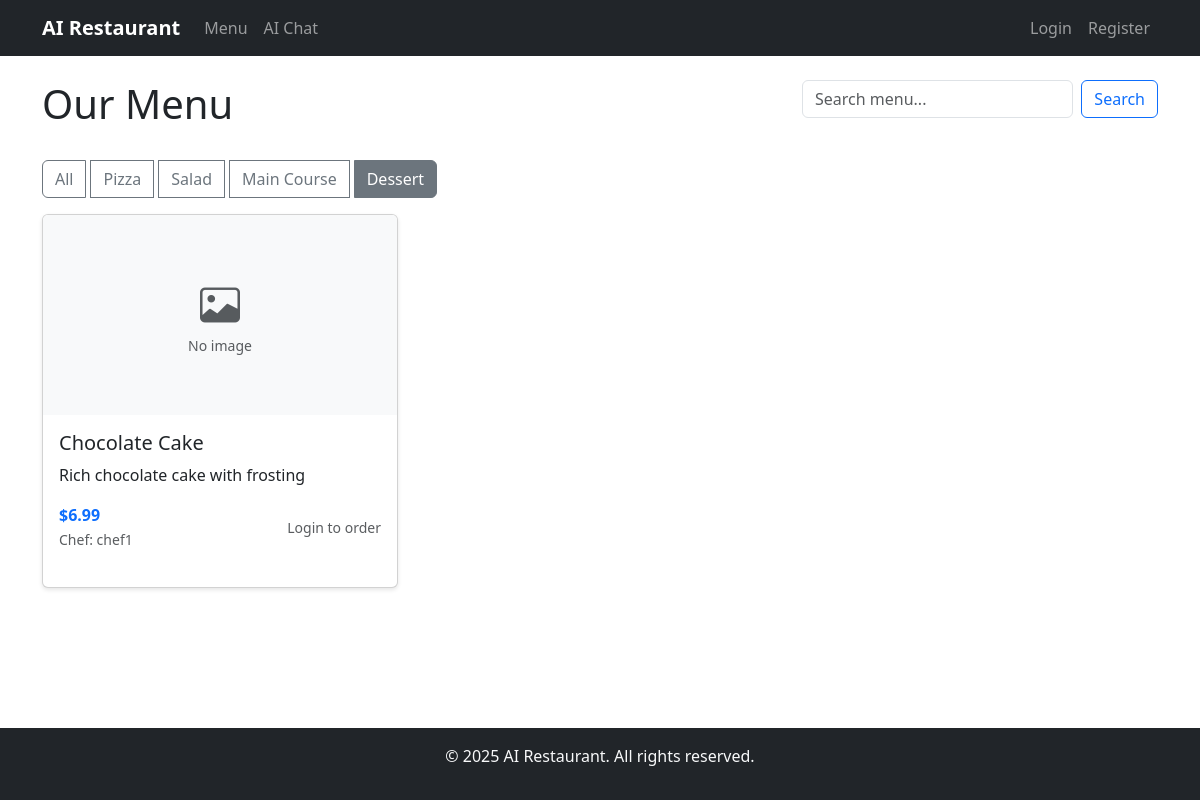
Screenshot of /?category=Dessert with the database file from the repository.
### Online_Restaurant/models.py (models this page shows, shortened)
class Menu(db.Model):
    __tablename__ = 'menu'
    id = db.Column(db.Integer, primary_key=True)
    name = db.Column(db.String(100), nullable=False)
    description = db.Column(db.Text)
    price = db.Column(db.Float, nullable=False)
    image_path = db.Column(db.String(255))
    chef_id = db.Column(db.Integer, db.ForeignKey('users.id'), nullable=True)
    category = db.Column(db.String(50))
    is_available = db.Column(db.Boolean, default=True)
    created_at = db.Column(db.DateTime, default=datetime.utcnow)
    order_items = db.relationship('OrderItem', backref='menu_item', lazy='dynamic')
    ratings = db.relationship('Rating', backref='menu_item', lazy='dynamic')
    def average_rating(self):
        ratings = self.ratings.all()
        if not ratings:
            return 0.0
        return sum(r.rating for r in ratings) / len(ratings)

class User(UserMixin, db.Model):
    __tablename__ = 'users'
    id = db.Column(db.Integer, primary_key=True)
    username = db.Column(db.String(80), unique=True, nullable=False, index=True)
    email = db.Column(db.String(120), unique=True, nullable=False)
    password_hash = db.Column(db.String(255), nullable=False)
    role = db.Column(db.String(20), nullable=False, default='Visitor')  # Visitor, Customer, VIP, Chef, DeliveryPerson, Manager
    balance = db.Column(db.Float, default=0.0)
    salary = db.Column(db.Float, default=0.0)  # For employees
    created_at = db.Column(db.DateTime, default=datetime.utcnow)
    is_active = db.Column(db.Boolean, default=True)
    orders_placed = db.relationship('Order', foreign_keys='Order.customer_id', backref='customer', lazy='dynamic')
    orders_delivered = db.relationship('Order', foreign_keys='Order.delivery_person_id', backref='delivery_person', lazy='dynamic')
    complaints_filed = db.relationship('Complaint', foreign_keys='Complaint.filed_by_id', backref='filer', lazy='dynamic')
    complaints_received = db.relationship('Complaint', foreign_keys='Complaint.filed_against_id', backref='target', lazy='dynamic')
    compliments_filed = db.relationship('Compliment', foreign_keys='Compliment.filed_by_id', backref='filer', lazy='dynamic')
    compliments_received = db.relationship('Compliment', foreign_keys='Compliment.filed_against_id', backref='target', lazy='dynamic')
    warnings = db.relationship('Warning', backref='user', lazy='dynamic')
    ratings_given = db.relationship('Rating', foreign_keys='Rating.customer_id', lazy='dynamic')
    menu_items = db.relationship('Menu', backref='chef', lazy='dynamic')

### Online_Restaurant/app.py (the view, shortened to what this page needs)
@app.route('/')
def index():
    search = request.args.get('search', '')
    category = request.args.get('category', '')
    query = Menu.query.filter_by(is_available=True)
    if search:
        query = query.filter(Menu.name.contains(search) | Menu.description.contains(search))
    if category:
        query = query.filter_by(category=category)
    menu_items = query.all()
    personalized_items = {}
    categories = db.session.query(Menu.category).distinct().all()
    categories = [c[0] for c in categories if c[0]]
    return render_template('index.html',
                         menu_items=menu_items,
                         search=search,
                         category=category,
                         categories=categories,
                         personalized_items=personalized_items)

### Online_Restaurant/templates/index.html (shortened to what this page needs)
{% extends "base.html" %}
{% block content %}
<div class="row mb-4">
    <div class="col-md-8">
        <h1>Our Menu</h1>
    </div>
    <div class="col-md-4">
        <form method="GET" action="{{ url_for('index') }}" class="d-flex">
            <input class="form-control me-2" type="search" name="search" placeholder="Search menu..." value="{{ search }}">
            <button class="btn btn-outline-primary" type="submit">Search</button>
        </form>
    </div>
</div>
<div class="mb-3">
    {% if categories %}
    <div class="btn-group" role="group">
        <a href="{{ url_for('index') }}" class="btn btn-outline-secondary">All</a>
        {% for cat in categories %}
        <a href="{{ url_for('index', category=cat) }}"
           class="btn btn-outline-secondary {% if category == cat %}active{% endif %}">{{ cat }}</a>
        {% endfor %}
    </div>
    {% endif %}
</div>
<div class="row">
    {% for item in menu_items %}
    <div class="col-md-4 mb-4">
        <div class="card h-100">
            {% if item.image_path %}
            <img src="{{ url_for('static', filename='images/' + item.image_path) }}"
                 class="card-img-top" alt="{{ item.name }}" style="height: 200px; object-fit: cover;">
            {% else %}
            <div class="card-img-top d-flex align-items-center justify-content-center bg-light" style="height: 200px;">
                <div class="text-center">
                    <i class="bi bi-image fs-1 text-muted"></i>
                    <p class="text-muted small mb-0">No image</p>
                </div>
            </div>
            {% endif %}
            <div class="card-body">
                <h5 class="card-title">{{ item.name }}</h5>
                <p class="card-text">{{ item.description or 'Delicious item from our kitchen' }}</p>
                <div class="d-flex justify-content-between align-items-center">
                    <div>
                        <strong class="text-primary">${{ "%.2f"|format(item.price) }}</strong>
                        {% if item.chef %}
                        <br><small class="text-muted">Chef: {{ item.chef.username }}</small>
                        {% endif %}
                        {% set avg_rating = item.average_rating() %}
                    </div>
                    {% if current_user.is_authenticated and current_user.is_customer() %}
                    <form method="POST" action="{{ url_for('add_to_cart', menu_id=item.id) }}" class="d-inline">
                        <div class="input-group" style="width: 120px;">
                            <input type="number" name="quantity" value="1" min="1" class="form-control form-control-sm" style="width: 60px;">
                            <button type="submit" class="btn btn-primary btn-sm">
                                <i class="bi bi-cart-plus"></i>
                            </button>
                        </div>
                    </form>
                    {% elif not current_user.is_authenticated %}
                    <small class="text-muted">Login to order</small>
                    {% endif %}
                </div>
            </div>
        </div>
    </div>
    {% else %}
    <div class="col-12">
        <p class="text-center text-muted">No menu items found.</p>
    </div>
    {% endfor %}
</div>
{% endblock %}

### Online_Restaurant/static/css/style.css (style rules this page uses)
body { min-height: 100vh; display: flex; flex-direction: column; }
.card { box-shadow: 0 2px 4px rgba(0,0,0,0.1); margin-bottom: 20px; }
.card-img-top { width: 100%; height: 200px; object-fit: cover; }
.btn-group .btn { margin-right: 5px; }

### rows the page displays
Menu: category "Pizza"
Menu: category "Salad"
Menu: shows "No image", name "Chocolate Cake", description "Rich chocolate cake with frosting", price "6.99", chef.username "chef1"

### other values shown
{{ cat }} "Main Course" "Dessert"
